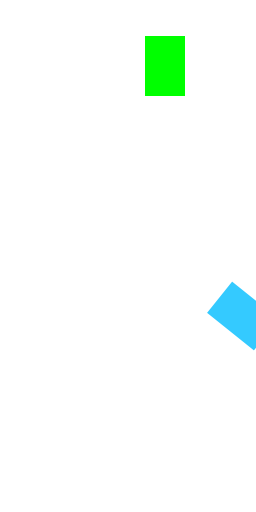
Frame 1 (no input)
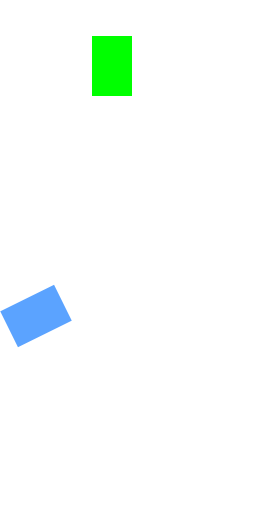
Frame 60 (the mouse pressed at the canvas centre just before this capture)
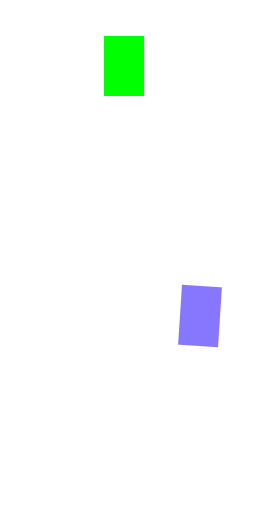
Frame 120 (the mouse held since frame 60 and released just before this capture)

The Processing sketch that drew these frames (run headless with seeded random() and noise(); from frame 60 on, the mouse is pressed at the canvas centre):

// Processing sketch: esercizio_1
// ── esercizio_1.pde
Block b;
AmazingBlock ab;

void setup()
{
  size(256,512);
  background(255);
  b=new Block(int(random(0,width)),int(random(0,height/2)),40,60);
  ab=new AmazingBlock(int(random(0,width)),int(random(height/2,height)),40,60,random(0,360));
}

void draw()
{
  background(255);
  b.run();
  ab.run();
}

void keyPressed()
{
  if(key=='r' || key=='R')
    setup();
}

// ── AmazingBlock.pde
class AmazingBlock extends Block
{
  float angle;
  color c;
  
  AmazingBlock(int posX, int posY, int w, int h, float angle)
  {
    super(posX,posY,w,h);
    this.angle=angle;
  }
  
  void disegna()
  {
    c=color(angle%256,255-angle%256,255);
    fill(c);
    rectMode(CENTER);
    pushMatrix();
    translate(posX,posY);
    rotate(radians(angle));
    rect(0,0,w,h);
    popMatrix();
    angle+=5;
  }
  
  void run()
  {
    disegna();
    sposta();
  }
}

// ── Block.pde
class Block
{
  int posX,posY,w,h,sx;
  
  Block(int posX, int posY, int w, int h)
  {
    this.posX=posX;
    this.posY=posY;
    this.w=w;
    this.h=h;
    sx=4;
  }
  
  void disegna()
  {
    fill(0,255,0);
    noStroke();
    rectMode(CENTER);
    rect(posX,posY,w,h);
  }
  
  void sposta()
  {
    posX+=sx;
    if(posX<0)
    {
      posX=0;
      sx*=-1;
    }
    else if(posX>width)
    {
      posX=width;
      sx*=-1;
    }
  }
  
  void run()
  {
    disegna();
    sposta();
  }

}
